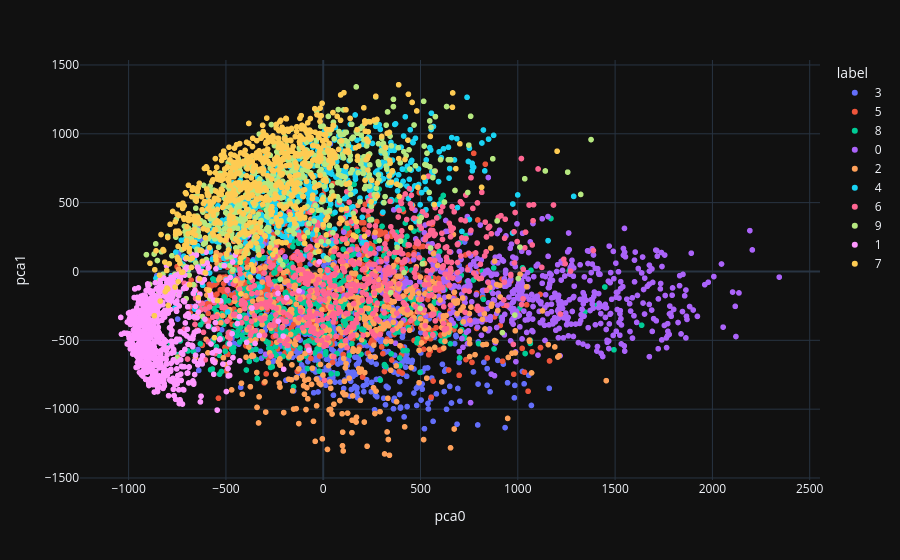

Source (notebook cell):
### Code cell
fig = px.scatter(Xp, x="pca0", y="pca1", color="label")
fig.show()

### Figure 1 — Plotly figure (JSON) as saved in the notebook; plotly's stock layout.template omitted (floating-point values rounded to 4 significant figures; data arrays with more than 128 entries replaced by an {"elided": "..."} marker saying what was removed)
{"data": [{"hovertemplate": "label=3<br>pca0=%{x}<br>pca1=%{y}<extra></extra>", "legendgroup": "3", "marker": {"color": "#636efa", "symbol": "circle"}, "mode": "markers", "name": "3", "showlegend": true, "type": "scattergl", "x": {"elided": "583 float values"}, "xaxis": "x", "y": {"elided": "583 float values"}, "yaxis": "y"}, {"hovertemplate": "label=5<br>pca0=%{x}<br>pca1=%{y}<extra></extra>", "legendgroup": "5", "marker": {"color": "#EF553B", "symbol": "circle"}, "mode": "markers", "name": "5", "showlegend": true, "type": "scattergl", "x": {"elided": "540 float values"}, "xaxis": "x", "y": {"elided": "540 float values"}, "yaxis": "y"}, {"hovertemplate": "label=8<br>pca0=%{x}<br>pca1=%{y}<extra></extra>", "legendgroup": "8", "marker": {"color": "#00cc96", "symbol": "circle"}, "mode": "markers", "name": "8", "showlegend": true, "type": "scattergl", "x": {"elided": "628 float values"}, "xaxis": "x", "y": {"elided": "628 float values"}, "yaxis": "y"}, {"hovertemplate": "label=0<br>pca0=%{x}<br>pca1=%{y}<extra></extra>", "legendgroup": "0", "marker": {"color": "#ab63fa", "symbol": "circle"}, "mode": "markers", "name": "0", "showlegend": true, "type": "scattergl", "x": {"elided": "603 float values"}, "xaxis": "x", "y": {"elided": "603 float values"}, "yaxis": "y"}, {"hovertemplate": "label=2<br>pca0=%{x}<br>pca1=%{y}<extra></extra>", "legendgroup": "2", "marker": {"color": "#FFA15A", "symbol": "circle"}, "mode": "markers", "name": "2", "showlegend": true, "type": "scattergl", "x": {"elided": "567 float values"}, "xaxis": "x", "y": {"elided": "567 float values"}, "yaxis": "y"}, {"hovertemplate": "label=4<br>pca0=%{x}<br>pca1=%{y}<extra></extra>", "legendgroup": "4", "marker": {"color": "#19d3f3", "symbol": "circle"}, "mode": "markers", "name": "4", "showlegend": true, "type": "scattergl", "x": {"elided": "546 float values"}, "xaxis": "x", "y": {"elided": "546 float values"}, "yaxis": "y"}, {"hovertemplate": "label=6<br>pca0=%{x}<br>pca1=%{y}<extra></extra>", "legendgroup": "6", "marker": {"color": "#FF6692", "symbol": "circle"}, "mode": "markers", "name": "6", "showlegend": true, "type": "scattergl", "x": {"elided": "591 float values"}, "xaxis": "x", "y": {"elided": "591 float values"}, "yaxis": "y"}, {"hovertemplate": "label=9<br>pca0=%{x}<br>pca1=%{y}<extra></extra>", "legendgroup": "9", "marker": {"color": "#B6E880", "symbol": "circle"}, "mode": "markers", "name": "9", "showlegend": true, "type": "scattergl", "x": {"elided": "594 float values"}, "xaxis": "x", "y": {"elided": "594 float values"}, "yaxis": "y"}, {"hovertemplate": "label=1<br>pca0=%{x}<br>pca1=%{y}<extra></extra>", "legendgroup": "1", "marker": {"color": "#FF97FF", "symbol": "circle"}, "mode": "markers", "name": "1", "showlegend": true, "type": "scattergl", "x": {"elided": "671 float values"}, "xaxis": "x", "y": {"elided": "671 float values"}, "yaxis": "y"}, {"hovertemplate": "label=7<br>pca0=%{x}<br>pca1=%{y}<extra></extra>", "legendgroup": "7", "marker": {"color": "#FECB52", "symbol": "circle"}, "mode": "markers", "name": "7", "showlegend": true, "type": "scattergl", "x": {"elided": "677 float values"}, "xaxis": "x", "y": {"elided": "677 float values"}, "yaxis": "y"}], "layout": {"legend": {"title": {"text": "label"}, "tracegroupgap": 0}, "margin": {"t": 60}, "xaxis": {"anchor": "y", "domain": [0, 1], "title": {"text": "pca0"}}, "yaxis": {"anchor": "x", "domain": [0, 1], "title": {"text": "pca1"}}}}
